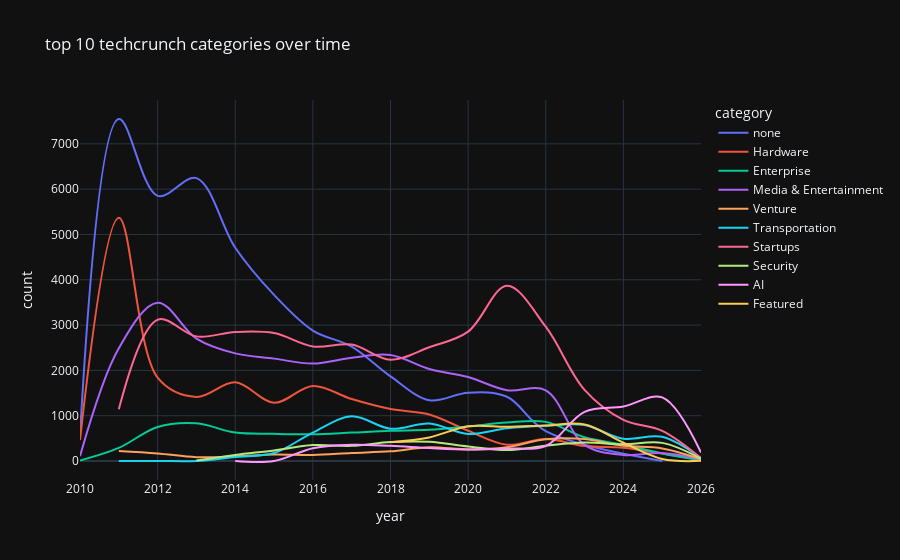

Notebook code cell kept with this figure:
### Markdown cell above
> We look for the count of published articles par category and per year to see which ones might be the most popular through the years

### Code cell
pipeline_macro = [
    {
        '$group': {
            '_id': {
                'year': {'$year': '$timestamp'},
                'category': '$category'
                },
            'count': {'$sum': 1}
        }
    },
    {'$sort': {'_id.year': 1}}
]

data_macro = list(data.aggregate(pipeline_macro))
df_macro = pd.DataFrame([
    {'year': d['_id']['year'], 'category': d['_id']['category'], 'count': d['count']}
    for d in data_macro
])

def plot_main_categories(df, n=10):
    top_categories = df_macro.groupby('category')['count'].sum().nlargest(n).index
    df_plot1 = df_macro[df_macro['category'].isin(top_categories)]

    fig1 = px.line(df_plot1, x='year', y='count', color='category',
                title=f'top {n} techcrunch categories over time',
                template='plotly_dark', line_shape='spline')
    fig1.show()
    
plot_main_categories(df_macro)

### Figure 1 — Plotly figure (JSON) as saved in the notebook; plotly's stock layout.template omitted (floating-point values rounded to 4 significant figures)
{"data": [{"hovertemplate": "category=none<br>year=%{x}<br>count=%{y}<extra></extra>", "legendgroup": "none", "line": {"color": "#636efa", "dash": "solid", "shape": "spline"}, "marker": {"symbol": "circle"}, "mode": "lines", "name": "none", "orientation": "v", "showlegend": true, "type": "scatter", "x": [2010, 2011, 2012, 2013, 2014, 2015, 2016, 2017, 2018, 2019, 2020, 2021, 2022, 2025], "xaxis": "x", "y": [572, 7548, 5852, 6244, 4706, 3667, 2880, 2527, 1869, 1341, 1509, 1418, 661, 2], "yaxis": "y"}, {"hovertemplate": "category=Hardware<br>year=%{x}<br>count=%{y}<extra></extra>", "legendgroup": "Hardware", "line": {"color": "#EF553B", "dash": "solid", "shape": "spline"}, "marker": {"symbol": "circle"}, "mode": "lines", "name": "Hardware", "orientation": "v", "showlegend": true, "type": "scatter", "x": [2010, 2011, 2012, 2013, 2014, 2015, 2016, 2017, 2018, 2019, 2020, 2021, 2022, 2023, 2024, 2025, 2026], "xaxis": "x", "y": [462, 5371, 1840, 1415, 1737, 1287, 1656, 1368, 1148, 1029, 668, 361, 486, 332, 293, 165, 23], "yaxis": "y"}, {"hovertemplate": "category=Enterprise<br>year=%{x}<br>count=%{y}<extra></extra>", "legendgroup": "Enterprise", "line": {"color": "#00cc96", "dash": "solid", "shape": "spline"}, "marker": {"symbol": "circle"}, "mode": "lines", "name": "Enterprise", "orientation": "v", "showlegend": true, "type": "scatter", "x": [2010, 2011, 2012, 2013, 2014, 2015, 2016, 2017, 2018, 2019, 2020, 2021, 2022, 2023, 2024, 2025, 2026], "xaxis": "x", "y": [13, 290, 753, 832, 628, 601, 592, 628, 667, 688, 765, 849, 864, 525, 360, 168, 19], "yaxis": "y"}, {"hovertemplate": "category=Media & Entertainment<br>year=%{x}<br>count=%{y}<extra></extra>", "legendgroup": "Media & Entertainment", "line": {"color": "#ab63fa", "dash": "solid", "shape": "spline"}, "marker": {"symbol": "circle"}, "mode": "lines", "name": "Media & Entertainment", "orientation": "v", "showlegend": true, "type": "scatter", "x": [2010, 2011, 2012, 2013, 2014, 2015, 2016, 2017, 2018, 2019, 2020, 2021, 2022, 2023, 2024, 2025, 2026], "xaxis": "x", "y": [109, 2491, 3495, 2703, 2376, 2260, 2151, 2279, 2339, 2030, 1854, 1564, 1560, 357, 135, 176, 41], "yaxis": "y"}, {"hovertemplate": "category=Venture<br>year=%{x}<br>count=%{y}<extra></extra>", "legendgroup": "Venture", "line": {"color": "#FFA15A", "dash": "solid", "shape": "spline"}, "marker": {"symbol": "circle"}, "mode": "lines", "name": "Venture", "orientation": "v", "showlegend": true, "type": "scatter", "x": [2011, 2012, 2013, 2014, 2015, 2016, 2017, 2018, 2019, 2020, 2021, 2022, 2023, 2024, 2025, 2026], "xaxis": "x", "y": [222, 168, 86, 99, 143, 132, 177, 214, 306, 256, 304, 480, 485, 335, 279, 43], "yaxis": "y"}, {"hovertemplate": "category=Transportation<br>year=%{x}<br>count=%{y}<extra></extra>", "legendgroup": "Transportation", "line": {"color": "#19d3f3", "dash": "solid", "shape": "spline"}, "marker": {"symbol": "circle"}, "mode": "lines", "name": "Transportation", "orientation": "v", "showlegend": true, "type": "scatter", "x": [2011, 2012, 2013, 2014, 2015, 2016, 2017, 2018, 2019, 2020, 2021, 2022, 2023, 2024, 2025, 2026], "xaxis": "x", "y": [3, 2, 1, 87, 176, 628, 988, 713, 828, 598, 725, 780, 796, 493, 535, 67], "yaxis": "y"}, {"hovertemplate": "category=Startups<br>year=%{x}<br>count=%{y}<extra></extra>", "legendgroup": "Startups", "line": {"color": "#FF6692", "dash": "solid", "shape": "spline"}, "marker": {"symbol": "circle"}, "mode": "lines", "name": "Startups", "orientation": "v", "showlegend": true, "type": "scatter", "x": [2011, 2012, 2013, 2014, 2015, 2016, 2017, 2018, 2019, 2020, 2021, 2022, 2023, 2024, 2025, 2026], "xaxis": "x", "y": [1141, 3118, 2751, 2848, 2824, 2528, 2571, 2237, 2510, 2856, 3867, 2964, 1572, 909, 665, 62], "yaxis": "y"}, {"hovertemplate": "category=Security<br>year=%{x}<br>count=%{y}<extra></extra>", "legendgroup": "Security", "line": {"color": "#B6E880", "dash": "solid", "shape": "spline"}, "marker": {"symbol": "circle"}, "mode": "lines", "name": "Security", "orientation": "v", "showlegend": true, "type": "scatter", "x": [2013, 2014, 2015, 2016, 2017, 2018, 2019, 2020, 2021, 2022, 2023, 2024, 2025, 2026], "xaxis": "x", "y": [12, 135, 235, 352, 336, 418, 424, 322, 242, 338, 408, 369, 401, 53], "yaxis": "y"}, {"hovertemplate": "category=AI<br>year=%{x}<br>count=%{y}<extra></extra>", "legendgroup": "AI", "line": {"color": "#FF97FF", "dash": "solid", "shape": "spline"}, "marker": {"symbol": "circle"}, "mode": "lines", "name": "AI", "orientation": "v", "showlegend": true, "type": "scatter", "x": [2014, 2015, 2016, 2017, 2018, 2019, 2020, 2021, 2022, 2023, 2024, 2025, 2026], "xaxis": "x", "y": [1, 1, 282, 360, 335, 287, 255, 278, 333, 1084, 1202, 1404, 187], "yaxis": "y"}, {"hovertemplate": "category=Featured<br>year=%{x}<br>count=%{y}<extra></extra>", "legendgroup": "Featured", "line": {"color": "#FECB52", "dash": "solid", "shape": "spline"}, "marker": {"symbol": "circle"}, "mode": "lines", "name": "Featured", "orientation": "v", "showlegend": true, "type": "scatter", "x": [2018, 2019, 2020, 2021, 2022, 2023, 2024, 2025, 2026], "xaxis": "x", "y": [417, 521, 767, 755, 786, 806, 404, 45, 4], "yaxis": "y"}], "layout": {"legend": {"title": {"text": "category"}, "tracegroupgap": 0}, "title": {"text": "top 10 techcrunch categories over time"}, "xaxis": {"anchor": "y", "domain": [0, 1], "title": {"text": "year"}}, "yaxis": {"anchor": "x", "domain": [0, 1], "title": {"text": "count"}}}}
